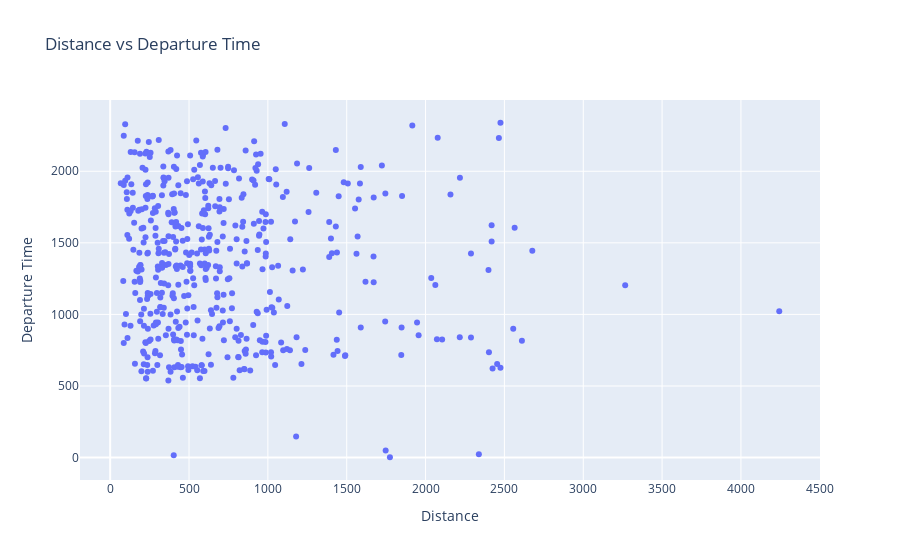

The code cell stored with this chart in its notebook:
### Code cell
px.scatter(air_data, x='Distance', y='DepTime', labels={"Distance":"Distance", "DepTime":"Departure Time"}, title='Distance vs Departure Time')

### Figure 1 — Plotly figure (JSON) as saved in the notebook; plotly's stock layout.template omitted (floating-point values rounded to 4 significant figures; data arrays with more than 128 entries replaced by an {"elided": "..."} marker saying what was removed)
{"data": [{"hovertemplate": "Distance=%{x}<br>Departure Time=%{y}<extra></extra>", "legendgroup": "", "marker": {"color": "#636efa", "symbol": "circle"}, "mode": "markers", "name": "", "orientation": "v", "showlegend": false, "type": "scatter", "x": {"elided": "500 int values"}, "xaxis": "x", "y": {"elided": "500 int values"}, "yaxis": "y"}], "layout": {"legend": {"tracegroupgap": 0}, "title": {"text": "Distance vs Departure Time"}, "xaxis": {"anchor": "y", "domain": [0, 1], "title": {"text": "Distance"}}, "yaxis": {"anchor": "x", "domain": [0, 1], "title": {"text": "Departure Time"}}}}
